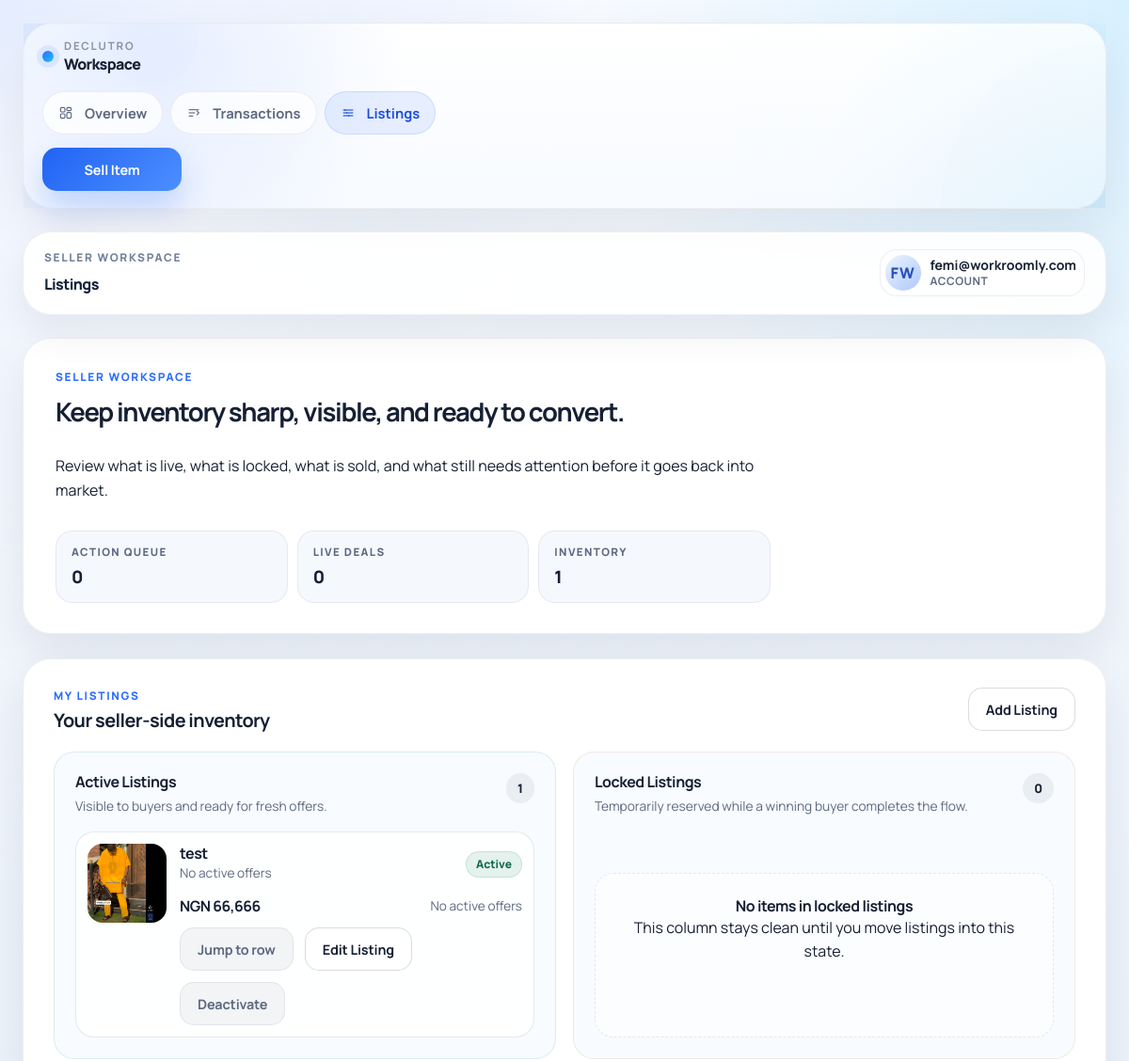
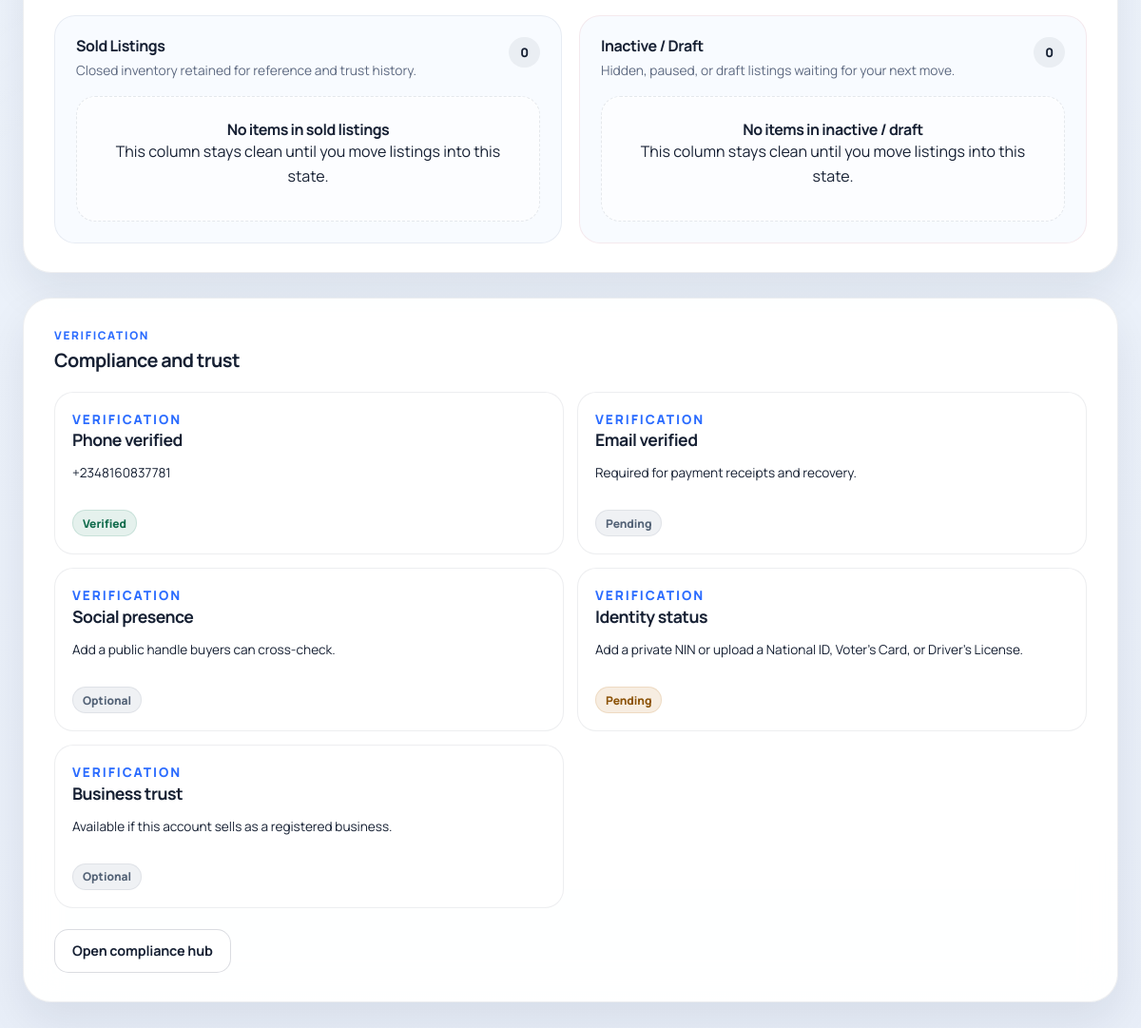
Page /dashboard/listings/ (signed in) on the committed database (2 pictures, top to bottom).
### accounts/models.py (models this page shows, shortened)
class User(AbstractBaseUser, PermissionsMixin):
    class AccountType(models.TextChoices):
        INDIVIDUAL = "individual", "Individual"
        BUSINESS = "business", "Business"
    class IdentityDocumentType(models.TextChoices):
        NIN = "nin", "NIN"
        NATIONAL_ID = "national_id", "National ID"
        VOTERS_CARD = "voters_card", "Voter's Card"
        DRIVERS_LICENSE = "drivers_license", "Driver's License"
    phone_number = models.CharField(max_length=16, unique=True, db_index=True)
    email = models.EmailField(blank=True, null=True, unique=True)
    name = models.CharField(max_length=150, blank=True)
    account_type = models.CharField(
        max_length=16,
        choices=AccountType.choices,
        default=AccountType.INDIVIDUAL,
    )
    business_name = models.CharField(max_length=180, blank=True)
    social_handle = models.CharField(max_length=120, blank=True)
    identity_document_type = models.CharField(
        max_length=24,
        choices=IdentityDocumentType.choices,
        blank=True,
    )
    nin_number = models.CharField(max_length=16, blank=True)
    identity_document = models.FileField(upload_to=user_identity_upload_to, blank=True)
    cac_certificate = models.FileField(upload_to=user_compliance_upload_to, blank=True)
    is_phone_verified = models.BooleanField(default=True)
    is_email_verified = models.BooleanField(default=False)
    is_identity_verified = models.BooleanField(default=False)
    is_active = models.BooleanField(default=True)
    is_staff = models.BooleanField(default=False)
    date_joined = models.DateTimeField(default=timezone.now)
    objects = UserManager()
    USERNAME_FIELD = "phone_number"
    REQUIRED_FIELDS = []
    class Meta:
        ordering = ["-date_joined"]
    @property
    def display_name(self):
        return self.name or self.email or self.phone_number
    @property
    def initials(self):
        source = (self.name or self.email or self.phone_number).strip()
        bits = [bit for bit in source.replace("@", " ").replace(".", " ").split() if bit]
        if len(bits) >= 2:
            return (bits[0][0] + bits[1][0]).upper()
        return source[:2].upper()
    @property
    def social_handle_display(self):
        handle = (self.social_handle or "").strip()
        if handle and not handle.startswith("@") and "://" not in handle:
            return f"@{handle}"
        return handle
    @property
    def normalized_nin_number(self):
        return "".join(character for character in (self.nin_number or "") if character.isdigit())
    @property
    def has_identity_submission(self):
        return bool(self.identity_document or self.normalized_nin_number)
    @property
    def trust_score(self):
        score = 0
        if self.phone_number and self.is_phone_verified:
            score += 20
        if self.email:
            score += 10
        if self.email and self.is_email_verified:
            score += 20
        if self.is_identity_verified or self.has_identity_submission:
            score += 20
        if self.social_handle:
            score += 10
        if self.account_type == self.AccountType.BUSINESS and self.business_name:
            score += 10
        if self.account_type == self.AccountType.BUSINESS and self.cac_certificate:
            score += 10
        return min(score, 100)
    @property
    def trust_level(self):
        score = self.trust_score
        if score >= 80:
            return "high"
        if score >= 60:
            return "trusted"
        if score >= 40:
            return "standard"
        return "new"
    @property
    def trust_level_label(self):
        return {
            "high": "High trust",
            "trusted": "Trusted seller",
            "standard": "Standard trust",
            "new": "New seller",
        }[self.trust_level]
    @property
    def trust_tone(self):
        return {
            "high": "success",
            "trusted": "info",
            "standard": "warning",
            "new": "neutral",
        }[self.trust_level]

class Listing(models.Model):
    class Category(models.TextChoices):
        PHONES = "phones", "Phones"
        LAPTOPS = "laptops", "Laptops"
        ACCESSORIES = "accessories", "Accessories"
        TABLETS = "tablets", "Tablets"
        AUDIO = "audio", "Audio"
        GAMING = "gaming", "Gaming"
        HOME_OFFICE = "home_office", "Home Office"
        OTHER = "other", "Other"
    class Condition(models.TextChoices):
        NEW = "new", "New"
        LIKE_NEW = "like_new", "Like New"
        USED_GOOD = "used_good", "Used - Good"
        USED_FAIR = "used_fair", "Used - Fair"
    class Status(models.TextChoices):
        ACTIVE = "active", "Active"
        LOCKED = "locked", "Locked"
        SOLD = "sold", "Sold"
        INACTIVE = "inactive", "Inactive"
        DRAFT = "draft", "Draft"
    seller = models.ForeignKey(
        settings.AUTH_USER_MODEL,
        on_delete=models.CASCADE,
        related_name="listings",
    )
    title = models.CharField(max_length=180)
    description = models.TextField(blank=True)
    category = models.CharField(max_length=32, choices=Category.choices, default=Category.OTHER)
    condition = models.CharField(max_length=32, choices=Condition.choices, default=Condition.USED_GOOD)
    location = models.CharField(max_length=120, blank=True)
    price = models.DecimalField(max_digits=12, decimal_places=2)
    primary_image = models.FileField(upload_to=listing_primary_image_upload_to, blank=True)
    image_url = models.CharField(max_length=500, blank=True)
    gallery_image_urls = models.TextField(blank=True)
    defects = models.TextField(blank=True)
    is_negotiable = models.BooleanField(default=False)
    is_hot = models.BooleanField(default=False)
    status = models.CharField(max_length=16, choices=Status.choices, default=Status.ACTIVE)
    created_at = models.DateTimeField(default=timezone.now)
    updated_at = models.DateTimeField(auto_now=True)
    class Meta:
        ordering = ["-updated_at", "-created_at"]
    @property
    def image_gallery(self):
        urls = []
        if self.primary_image:
            urls.append(self.primary_image.url)
        elif self.image_url:
            urls.append(self.image_url.strip())
        if self.pk:
            for asset in self.media_assets.filter(asset_type=ListingMedia.AssetType.IMAGE).order_by("position", "pk"):
                asset_url = asset.file.url if asset.file else ""
                if asset_url and asset_url not in urls:
                    urls.append(asset_url)
        for value in self.gallery_image_urls.splitlines():
            normalized = value.strip()
            if normalized and normalized not in urls:
                urls.append(normalized)
        return urls
    @property
    def primary_image_url(self):
        gallery = self.image_gallery
        return gallery[0] if gallery else ""

### accounts/views.py (the view)
# urls.py: path("dashboard/listings/", views.listings_view, name="dashboard_listings"),
@login_required
def listings_view(request):
    expire_stale_records()
    context = build_dashboard_context(request.user)
    context.update(
        _dashboard_shell_context(
            "listings",
            page_title="Listings",
            page_eyebrow="Seller workspace",
            page_heading="Keep inventory sharp, visible, and ready to convert.",
            page_description=(
                "Review what is live, what is locked, what is sold, and what still needs attention "
                "before it goes back into market."
            ),
            page_variant="section",
        )
    )
    return render(request, "dashboard/listings.html", context)

### templates/dashboard/listings.html
{% extends "dashboard/layout.html" %}
{% block dashboard_content %}
    {% include "dashboard/partials/page_header.html" %}
    {% include "dashboard/partials/listings.html" %}
    {% include "dashboard/partials/verification.html" %}
{% endblock %}

### templates/dashboard/layout.html (shortened to what this page needs)
{% extends "base.html" %}
{% load static %}
{% block extra_css %}
    <link rel="stylesheet" href="{% static 'css/dashboard.css' %}">
{% endblock %}
{% block body_class %}app-body dashboard-body{% endblock %}
{% block body %}
<div class="workspace-shell workspace-shell-{{ page_variant }}" data-dashboard-shell>
    <section class="workspace-rail workspace-rail-{{ page_variant }}" id="dashboard-nav-panel" data-dashboard-nav-panel aria-label="Dashboard navigation">
        <div class="workspace-rail-header">
            <a href="{% url 'home' %}" class="workspace-brand">
                <span class="workspace-brand-mark"></span>
                <span class="workspace-brand-copy">
                    <span class="workspace-brand-overline">Declutro</span>
                    <span class="workspace-brand-name">Workspace</span>
                </span>
            </a>
        </div>
        <div class="workspace-rail-body">
            <div class="workspace-rail-primary">
                <nav class="workspace-nav" aria-label="Primary">
                    {% for item in dashboard_nav_items %}
                        <a href="{{ item.href }}" class="workspace-nav-link{% if item.is_active %} is-active{% endif %}">
                            <span class="workspace-nav-icon" aria-hidden="true">
                                {% include "dashboard/partials/nav_icon.html" with icon=item.icon %}
                            </span>
                            <span>{{ item.label }}</span>
                        </a>
                    {% endfor %}
                </nav>
                <a href="{% url 'dashboard_sell_item' %}" class="btn btn-primary workspace-primary-cta">Sell Item</a>
            </div>
        </div>
    </section>
    <div class="workspace-main-shell">
        <header class="workspace-toolbar">
            <div class="workspace-toolbar-leading">
                <div class="workspace-toolbar-copy">
                    <p class="workspace-toolbar-label">{{ page_eyebrow }}</p>
                    <p class="workspace-toolbar-title">{{ page_title }}</p>
                </div>
            </div>
            <div class="workspace-toolbar-actions">
                <div class="dropdown" data-dropdown>
                    <button type="button" class="avatar-button workspace-account-trigger" data-dropdown-trigger aria-expanded="false">
                        <span class="avatar-circle">{{ request.user.initials }}</span>
                        <span class="workspace-account-trigger-copy">
                            <strong>{{ request.user.display_name }}</strong>
                            <span>Account</span>
                        </span>
                    </button>
                </div>
            </div>
        </header>
        <main class="workspace-main workspace-main-{{ page_variant }}">
            {% block dashboard_content %}{% endblock %}
        </main>
    </div>
</div>
{% endblock %}

### templates/dashboard/partials/listings.html (shortened to what this page needs)
<section class="dashboard-section" id="listings">
    <div class="dashboard-section-heading">
        <div>
            <p class="dashboard-section-eyebrow">My listings</p>
            <h2>Your seller-side inventory</h2>
        </div>
        <a href="{% url 'dashboard_sell_item' %}" class="btn btn-secondary btn-compact">Add Listing</a>
    </div>
    <div class="dashboard-listing-board">
        {% for key, column in listing_columns.items %}
            <div class="dashboard-subsection dashboard-listing-column dashboard-listing-column-{{ key }}">
                <div class="dashboard-subsection-heading">
                    <div>
                        <h3>{{ column.title }}</h3>
                        <p class="dashboard-subsection-copy">
                            {% if key == "active" %}
                                Visible to buyers and ready for fresh offers.
                            {% elif key == "locked" %}
                                Temporarily reserved while a winning buyer completes the flow.
                            {% elif key == "sold" %}
                                Closed inventory retained for reference and trust history.
                            {% else %}
                                Hidden, paused, or draft listings waiting for your next move.
                            {% endif %}
                        </p>
                    </div>
                    <span class="dashboard-count-pill">{{ column.items|length }}</span>
                </div>
                <div class="dashboard-stack-list">
                    {% for listing in column.items %}
                        <article class="dashboard-listing-row" id="listing-{{ listing.id }}">
                            <img src="{{ listing.image_url }}" alt="{{ listing.title }}" class="dashboard-listing-image" loading="lazy">
                            <div class="dashboard-listing-copy">
                                <div class="dashboard-card-row">
                                    <div>
                                        <h4>{{ listing.title }}</h4>
                                        <p class="dashboard-card-meta">{{ listing.offer_label }}</p>
                                    </div>
                                    <span class="dashboard-badge dashboard-badge-{{ listing.status_tone }}">{{ listing.status_label }}</span>
                                </div>
                                <div class="dashboard-card-row dashboard-card-row-muted">
                                    <strong>{{ listing.price_display }}</strong>
                                    <span>{{ listing.offer_label }}</span>
                                </div>
                                <div class="dashboard-card-actions">
                                    <a href="{{ listing.detail_href }}" class="btn btn-ghost btn-compact">Jump to row</a>
                                    <a href="{{ listing.edit_href }}" class="btn btn-secondary btn-compact">Edit Listing</a>
                                    {% if listing.can_deactivate and listing.deactivate_href %}
                                        <form method="post" action="{{ listing.deactivate_href }}">
                                            <button type="submit" class="btn btn-ghost btn-compact">Deactivate</button>
                                        </form>
                                    {% endif %}
                                </div>
                            </div>
                        </article>
                    {% empty %}
                        <div class="dashboard-empty-state dashboard-empty-state-small">
                            <h4>No items in {{ column.title|lower }}</h4>
                            <p>This column stays clean until you move listings into this state.</p>
                        </div>
                    {% endfor %}
                </div>
            </div>
        {% endfor %}
    </div>
</section>

### templates/dashboard/partials/verification.html
<section class="dashboard-section dashboard-section-compact" id="verification">
    <div class="dashboard-section-heading">
        <div>
            <p class="dashboard-section-eyebrow">Verification</p>
            <h2>Compliance and trust</h2>
        </div>
    </div>
    <div class="dashboard-verification-grid">
        {% for item in verification_items %}
            <article class="dashboard-verification-card">
                <div>
                    <p class="workspace-label">Verification</p>
                    <h3>{{ item.label }}</h3>
                    <p>{{ item.description }}</p>
                </div>
                <span class="dashboard-badge dashboard-badge-{{ item.tone }}">{{ item.value }}</span>
            </article>
        {% endfor %}
    </div>
    {% if verification_cta %}
        <div class="dashboard-section-footer">
            <a href="{{ verification_cta.href }}" class="btn btn-secondary btn-compact">{{ verification_cta.label }}</a>
        </div>
    {% endif %}
</section>

### rows in the picture
User: user.initials "FW", user.display_name "femi@workroomly.com", description "+2348160837781"
Listing: title (picture), title "test", offer_label "No active offers", status_label "Active", price_display "NGN 66,666"

### other values in the picture
{{ item.label }} "Overview" "Transactions" "Listings"
{{ page_eyebrow }} "SELLER WORKSPACE"
{{ page_title }} "Listings"
{{ page_heading }} "Keep inventory sharp, visible, and ready to convert."
{{ page_description }} "Review what is live, what is locked, what is sold, and what still needs attention before it goes back into market."
{{ action_items|length }} "0"
{{ open_transactions_total }} "0"
{{ listings_total }} "1"
{{ column.title }} "Active Listings" "Locked Listings" "Sold Listings" "Inactive / Draft"
{{ column.items|length }} "1" "0" "0" "0"
{{ column.title|lower }} "locked listings" "sold listings" "inactive / draft"
{{ item.label }} "Phone verified" "Email verified" "Social presence" "Identity status" "Business trust"
{{ item.value }} "Verified" "Pending" "Optional" "Pending" "Optional"
{{ item.description }} "Required for payment receipts and recovery." "Add a public handle buyers can cross-check." "Add a private NIN or upload a National ID, Voter's Card, or Driver's License." "Available if this account sells as a registered business."
{{ verification_cta.label }} "Open compliance hub"
